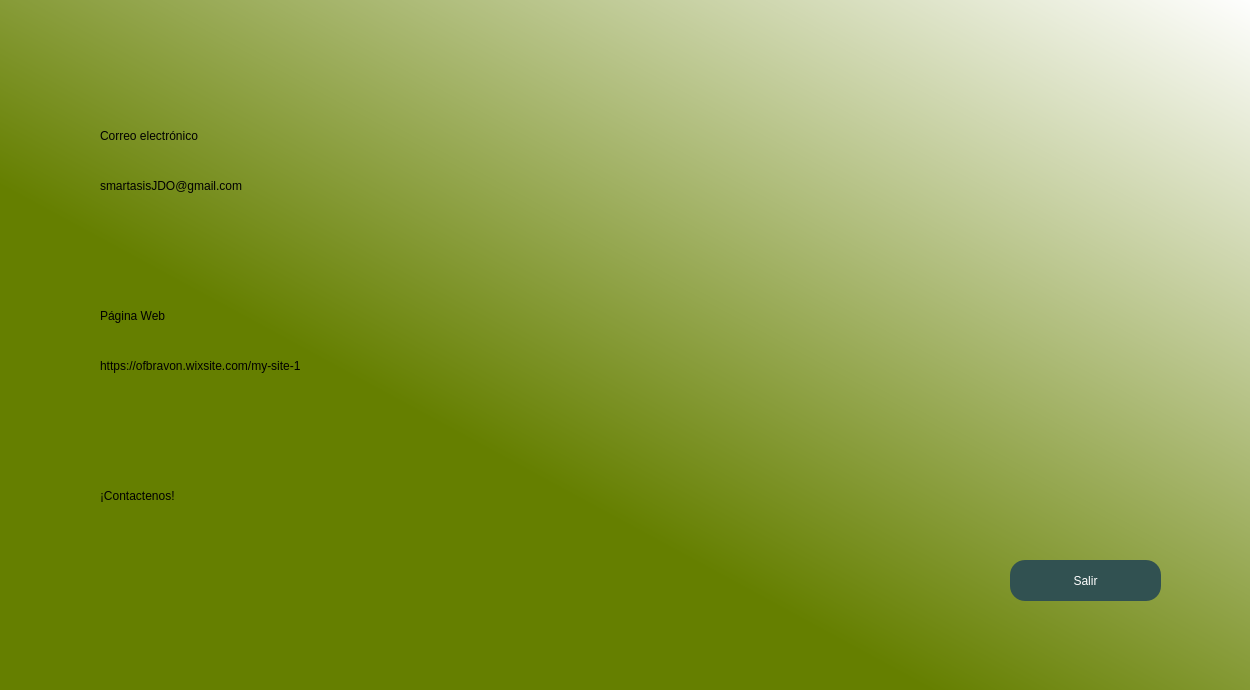
<?xml version="1.0" encoding="UTF-8"?>
<ui version="4.0">
 <class>MainWindow</class>
 <widget class="QMainWindow" name="MainWindow">
  <property name="geometry">
   <rect>
    <x>0</x>
    <y>0</y>
    <width>1250</width>
    <height>690</height>
   </rect>
  </property>
  <property name="minimumSize">
   <size>
    <width>1250</width>
    <height>690</height>
   </size>
  </property>
  <property name="maximumSize">
   <size>
    <width>1250</width>
    <height>690</height>
   </size>
  </property>
  <property name="palette">
   <palette>
    <active>
     <colorrole role="Base">
      <brush brushstyle="SolidPattern">
       <color alpha="255">
        <red>255</red>
        <green>255</green>
        <blue>255</blue>
       </color>
      </brush>
     </colorrole>
     <colorrole role="Window">
      <brush brushstyle="SolidPattern">
       <color alpha="255">
        <red>104</red>
        <green>129</green>
        <blue>50</blue>
       </color>
      </brush>
     </colorrole>
    </active>
    <inactive>
     <colorrole role="Base">
      <brush brushstyle="SolidPattern">
       <color alpha="255">
        <red>255</red>
        <green>255</green>
        <blue>255</blue>
       </color>
      </brush>
     </colorrole>
     <colorrole role="Window">
      <brush brushstyle="SolidPattern">
       <color alpha="255">
        <red>104</red>
        <green>129</green>
        <blue>50</blue>
       </color>
      </brush>
     </colorrole>
    </inactive>
    <disabled>
     <colorrole role="Base">
      <brush brushstyle="SolidPattern">
       <color alpha="255">
        <red>104</red>
        <green>129</green>
        <blue>50</blue>
       </color>
      </brush>
     </colorrole>
     <colorrole role="Window">
      <brush brushstyle="SolidPattern">
       <color alpha="255">
        <red>104</red>
        <green>129</green>
        <blue>50</blue>
       </color>
      </brush>
     </colorrole>
    </disabled>
   </palette>
  </property>
  <property name="windowTitle">
   <string>MainWindow</string>
  </property>
  <property name="styleSheet">
   <string notr="true">QWidget#centralwidget{
background-color: qlineargradient(spread:pad, x1:0.0113636, y1:1, x2:1, y2:0, stop:0.363636 rgba(101, 127, 0, 255), stop:1 rgba(255, 255, 255, 255));}</string>
  </property>
  <widget class="QWidget" name="centralwidget">
   <widget class="QLabel" name="label">
    <property name="geometry">
     <rect>
      <x>100</x>
      <y>410</y>
      <width>511</width>
      <height>171</height>
     </rect>
    </property>
    <property name="styleSheet">
     <string notr="true">font: 120pt &quot;New Easter&quot;;
color: rgb(211, 211, 211);

QWidget#centralwidget{
background-color: qlineargradient(spread:pad, x1:0.943, y1:0.039, x2:0, y2:1, stop:1 rgba(101, 127, 0, 255));}

</string>
    </property>
    <property name="text">
     <string>¡Contactenos!</string>
    </property>
   </widget>
   <widget class="QPushButton" name="pushButton_3">
    <property name="geometry">
     <rect>
      <x>1010</x>
      <y>560</y>
      <width>151</width>
      <height>41</height>
     </rect>
    </property>
    <property name="styleSheet">
     <string notr="true">border-radius:15px;
background-color: rgb(49, 81, 81);
font: 15pt &quot;Holy Friday&quot;;
color: white;


</string>
    </property>
    <property name="text">
     <string>Salir</string>
    </property>
    <property name="checkable">
     <bool>true</bool>
    </property>
   </widget>
   <widget class="QLabel" name="label_3">
    <property name="geometry">
     <rect>
      <x>100</x>
      <y>110</y>
      <width>361</width>
      <height>51</height>
     </rect>
    </property>
    <property name="styleSheet">
     <string notr="true">font: 35pt &quot;Holy Friday&quot;;
color: rgb(45, 94, 52);
QWidget#centralwidget{
background-color: qlineargradient(spread:pad, x1:0.943, y1:0.039, x2:0, y2:1, stop:1 rgba(101, 127, 0, 255));}

</string>
    </property>
    <property name="text">
     <string>Correo electrónico</string>
    </property>
   </widget>
   <widget class="QLabel" name="label_5">
    <property name="geometry">
     <rect>
      <x>100</x>
      <y>290</y>
      <width>291</width>
      <height>51</height>
     </rect>
    </property>
    <property name="styleSheet">
     <string notr="true">font: 35pt &quot;Holy Friday&quot;;
color: rgb(45, 94, 52);
QWidget#centralwidget{
background-color: qlineargradient(spread:pad, x1:0.943, y1:0.039, x2:0, y2:1, stop:1 rgba(101, 127, 0, 255));}

</string>
    </property>
    <property name="text">
     <string>Página Web</string>
    </property>
   </widget>
   <widget class="QLabel" name="label_6">
    <property name="geometry">
     <rect>
      <x>100</x>
      <y>340</y>
      <width>641</width>
      <height>51</height>
     </rect>
    </property>
    <property name="styleSheet">
     <string notr="true">font: 30pt &quot;Holy Friday&quot;;
color: rgb(48, 79, 79);
QWidget#centralwidget{
background-color: qlineargradient(spread:pad, x1:0.943, y1:0.039, x2:0, y2:1, stop:1 rgba(101, 127, 0, 255));}

</string>
    </property>
    <property name="text">
     <string>https://ofbravon.wixsite.com/my-site-1</string>
    </property>
   </widget>
   <widget class="QLabel" name="label_7">
    <property name="geometry">
     <rect>
      <x>100</x>
      <y>160</y>
      <width>481</width>
      <height>51</height>
     </rect>
    </property>
    <property name="styleSheet">
     <string notr="true">font: 30pt &quot;Holy Friday&quot;;
color: rgb(48, 79, 79);
QWidget#centralwidget{
background-color: qlineargradient(spread:pad, x1:0.943, y1:0.039, x2:0, y2:1, stop:1 rgba(101, 127, 0, 255));}

</string>
    </property>
    <property name="text">
     <string>smartasisJDO@gmail.com</string>
    </property>
   </widget>
   <widget class="QLabel" name="label_8">
    <property name="geometry">
     <rect>
      <x>840</x>
      <y>-20</y>
      <width>311</width>
      <height>361</height>
     </rect>
    </property>
    <property name="styleSheet">
     <string notr="true">font: 30pt &quot;Holy Friday&quot;;
color: rgb(48, 79, 79);
QWidget#centralwidget{
background-color: qlineargradient(spread:pad, x1:0.943, y1:0.039, x2:0, y2:1, stop:1 rgba(101, 127, 0, 255));}

</string>
    </property>
    <property name="text">
     <string/>
    </property>
    <property name="pixmap">
     <pixmap resource="../imagenes/Recursos.qrc">:/Principal/Logo app.png</pixmap>
    </property>
    <property name="scaledContents">
     <bool>true</bool>
    </property>
   </widget>
  </widget>
 </widget>
 <resources>
  <include location="../imagenes/Recursos.qrc"/>
 </resources>
 <connections>
  <connection>
   <sender>pushButton_3</sender>
   <signal>toggled(bool)</signal>
   <receiver>MainWindow</receiver>
   <slot>close()</slot>
   <hints>
    <hint type="sourcelabel">
     <x>1087</x>
     <y>578</y>
    </hint>
    <hint type="destinationlabel">
     <x>1140</x>
     <y>734</y>
    </hint>
   </hints>
  </connection>
 </connections>
</ui>
